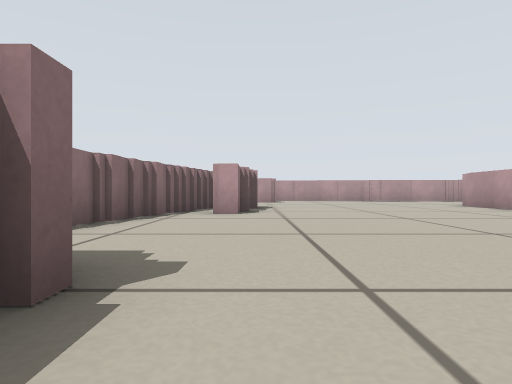
[1] (above)

17 first-person views from a walk through a world built for the Player/Stage simulator. The camera is 0.22 m above the floor, looks level and sees 75° across. Floor lines are 1 m apart. The floor is counted in squares, 0.5 m on a side. Each view is taken from the middle of a square. On the plan, view 1 faces up. The plan holds only what a view shows up to about 9 squares ahead; the rest is blank. Robots are left out.

[2]
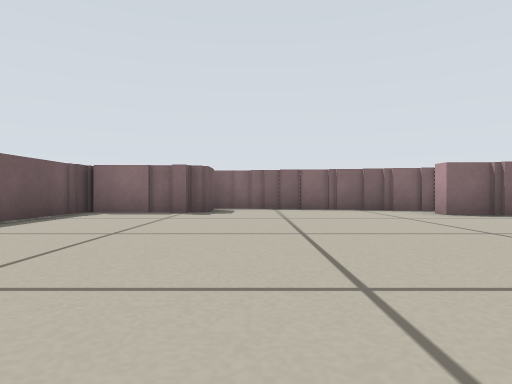

[3]
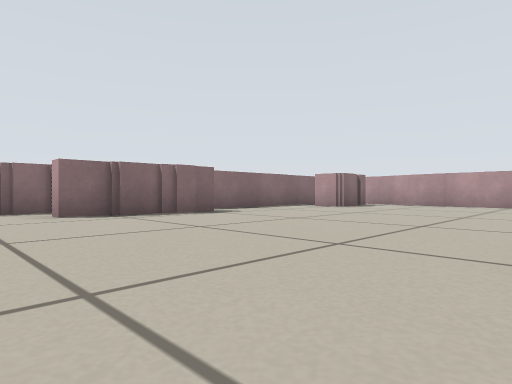

[4]
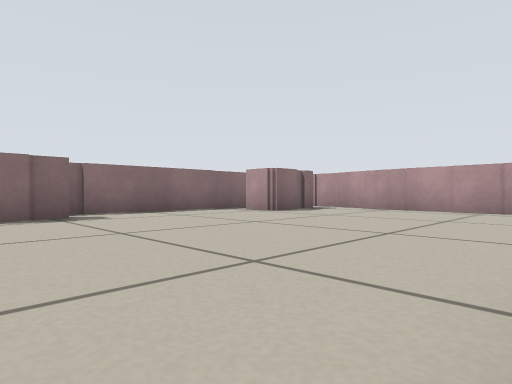

[5]
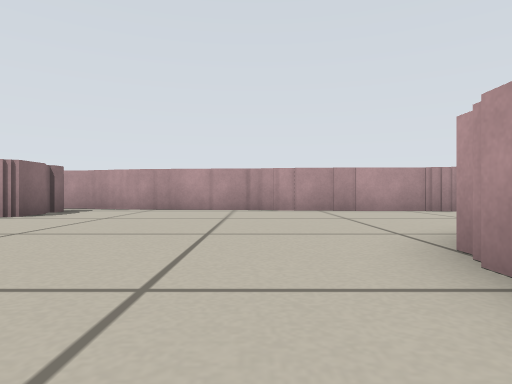

[6]
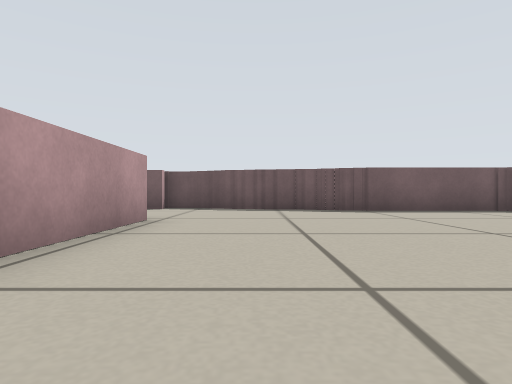

[7]
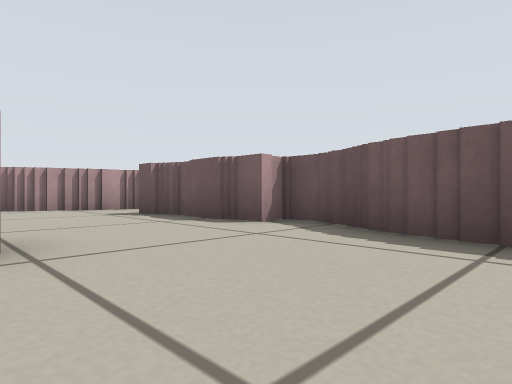

[8]
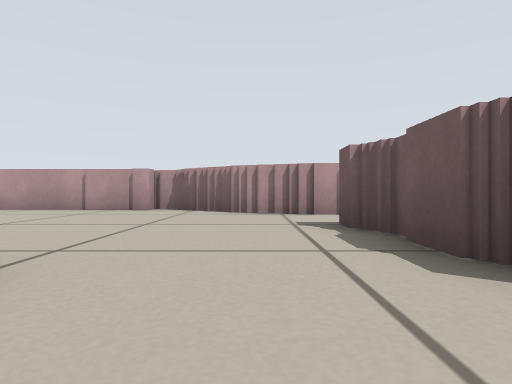

[9]
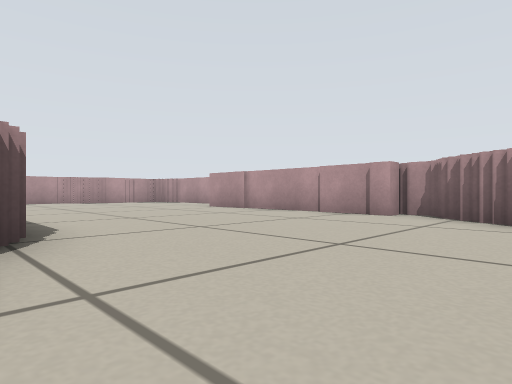

[10]
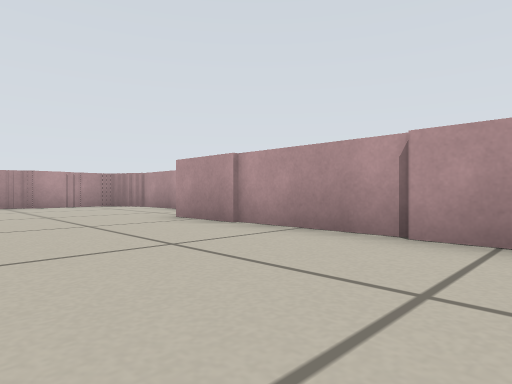

[11]
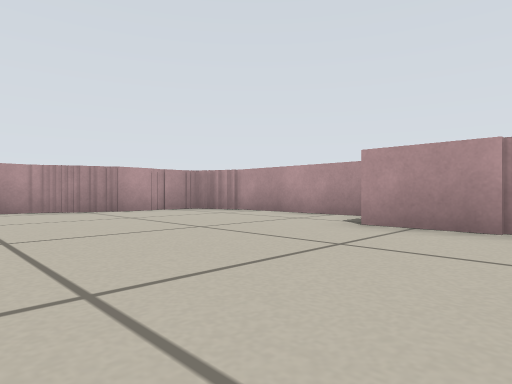

[12]
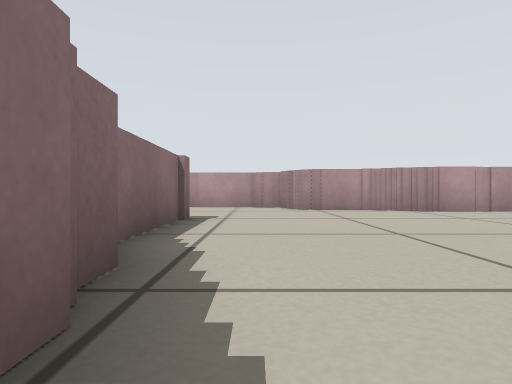

[13]
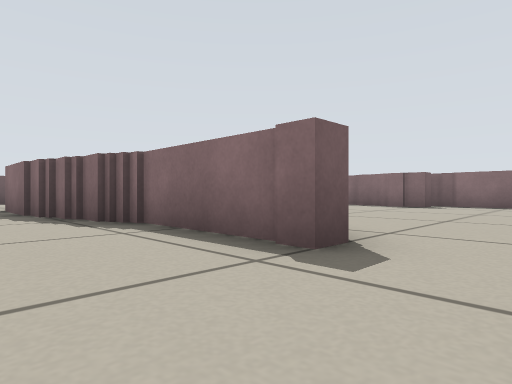

[14]
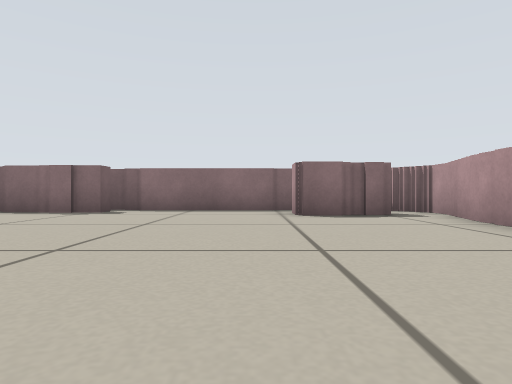

[15]
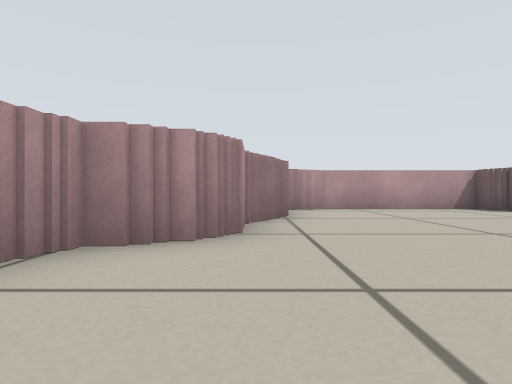

[16]
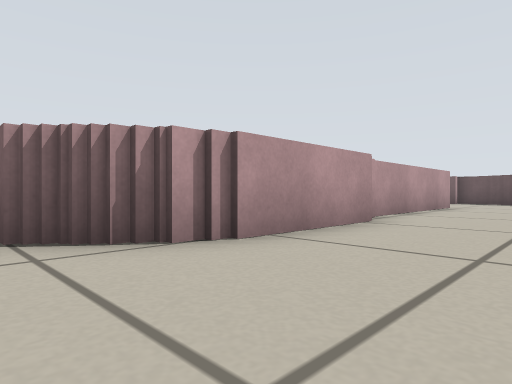

[17]
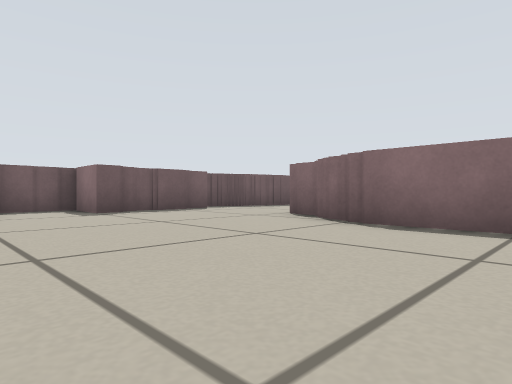

### Floor plan
Points are (right, up) in squares from view 1. A wall is a line through its corners. A room is listed if a view was taken in it or the views show most of it. See-through windows are left out.
Room 1 (views 1, 2, 3, 4, 5, 6, 7, 8, 9, 10, 11, 12, 13, 14, 15, 16, 17)
walls: (6.3, 7.2) (6.3, 10.2); (8.4, 7.4) (8.4, 6.4); (8.2, 8.1) (8.2, 7.2); (8.7, 6.4) (8.7, 3.5); (6.7, 10.5) (6.7, 11); (8.4, 3.5) (8.4, 2.9); (7.2, 11.5) (7.8, 11.5) (7.8, 8.2); (7.8, 2.5) (7.8, 1.6); (6.7, 1.8) (6.7, 6.6); (-0.4, 7.6) (-0.4, 6.6) (-0.9, 6.6); (-0.6, 9.7) (-0.1, 9.7) (-0.1, 7.5); (-1.2, 9.9) (-1.2, 8.8); (-1.9, 7.2) (-1.9, 6); (-2.1, 6.1) (-2.1, 4.9); (10, 14.4) (10, 15); (-2.3, 5) (-2.3, 3.5); (5.2, -1.5) (5.9, -1.5); (14.5, 8.1) (15.1, 8.1); (7.9, -1.4) (10, -1.4); (7.4, -1.5) (8, -1.5); (3, -1.1) (3.9, -1.1); (3.8, -1.4) (5.4, -1.4); (9.7, 14.9) (9.7, 15.5) (9, 15.5); (-1, 1.6) (-1, -0.4); (6, 15.9) (5.4, 15.9); (9.9, -1.1) (10.5, -1.1) (10.5, -2.5) (12, -2.5); (15, 8.3) (15.7, 8.3) (15.7, 12.5); (5.5, 16.1) (2.1, 16.1); (6.5, -2.1) (7.4, -2.1); (-2.5, 3.6) (-2.5, 2.9); (9, 15.7) (5.9, 15.7); (12, 14.1) (10.2, 14.1); (0.8, 14.9) (0.8, 13.7) (-0.2, 13.7); (-2.1, 2) (-1.1, 2); (12.8, 13.7) (12.1, 13.7); (-2.8, 2.9) (-2.8, 1.9); (13.6, 0.8) (13.6, 1.2); (-1, 13.9) (-1, 9.8); (13.1, 0.1) (13.1, 0.6); (2.5, 16.3) (1.6, 16.3); (0.8, 15.5) (0.8, 15); (14.6, 1.9) (14.6, 2.6) (14.2, 2.6) (14.2, 8.2); (0.6, 15.6) (0.6, 14.8); (12.9, -0.8) (12.9, 0.2); (1.6, 16.5) (1, 16.5); (-1.4, -0.7) (3, -0.7); (15.4, 12.4) (15.4, 13.1); (1, 16.7) (-0.2, 16.7); (12.5, -1.9) (12.5, -0.8); (15.1, 13.5) (12.6, 13.5)

Where each view was taken, in squares from view 1:
view 1: 0 up, 0 right, facing up
view 2: 3 up, 6 right, facing left
view 3: 5 up, 6 right, facing up-left
view 4: 8 up, 6 right, facing up-left
view 5: 8 up, 5 right, facing up
view 6: 7 up, 5 right, facing down
view 7: 2 up, 4 right, facing down-right
view 8: 0 up, 6 right, facing right
view 9: 0 up, 8 right, facing up-right
view 10: 3 up, 11 right, facing up-right
view 11: 6 up, 10 right, facing up-right
view 12: 6 up, 9 right, facing up
view 13: 13 up, 10 right, facing down-left
view 14: 13 up, 7 right, facing left
view 15: 14 up, 7 right, facing right
view 16: 12 up, 4 right, facing down-right
view 17: 6 up, 13 right, facing down-left
